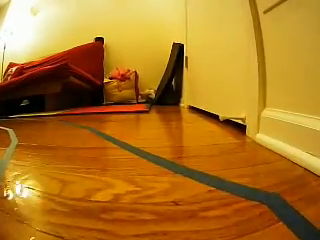
#> input picture frame 22 of test1.mp4, 320 x 240 px
$ python test_drive_v1.py
#> lines starting #> are read from the running program, lines starting #| are printed output that depends on the picture; after the words box and inside, x2 and y2 are one past the last pixel; in counts of white or black regions, pixels touching at a corner belong together
import cv2
import numpy as np
import math

def extract_edges(frame):
    # change image to hsv for masking
    hsv = cv2.cvtColor(frame, cv2.COLOR_BGR2HSV)

    # get only the blue pixels
    lower_blue = np.array([60, 40, 40])
    upper_blue = np.array([150, 255, 255])
    mask = cv2.inRange(hsv, lower_blue, upper_blue)

    # extract edges from lines
    edges = cv2.Canny(mask, 200, 400)    # change to contour detection later

    return edges

def crop_image(edges):
    height, width = edges.shape
    mask = np.zeros_like(edges)

    # only focus bottom half of the screen
    polygon = np.array([[
        (0, height * 1 / 2),
        (width, height * 1 / 2),
        (width, height),
        (0, height),
    ]], np.int32)

    # wtf is this???
    cv2.fillPoly(mask, polygon, 255)
    cropped_edges = cv2.bitwise_and(edges, mask)
    return cropped_edges


def detect_line_segments(cropped_edges):
    # tuning min_threshold, minLineLength, maxLineGap is a trial and error process by hand
    rho = 1  # distance precision in pixel, i.e. 1 pixel
    angle = np.pi / 180  # angular precision in radian, i.e. 1 degree
    min_threshold = 10  # minimal of votes

    line_segments = cv2.HoughLinesP(cropped_edges, rho, angle, min_threshold, np.array([]), minLineLength=8, maxLineGap=4)
    try:
        len(line_segments)
        print("yes")
        return line_segments
    except:
        return []


def calculate_slope_intercept(frame, line_segments):
    height, width, ch = frame.shape
    lane_lines = []

    left_line = []
    right_line = []

    # bound is 2/3
    bound = 1/3
    left_bound = width * (1 - bound)
    right_bound = width * bound

    for line in line_segments:
        # points that make up the line segments
        x1, y1, x2, y2 = line[0]

        # skip vertical line
        if x1 == x2:
            print("Vertical Line")
            continue

        fit = np.polyfit((x1, x2), (y1, y2), 1)
        slope = fit[0]
        intercept = fit[1]

        # check if left line is within bounds
        if slope < 0:
            if x1 < left_bound and x2 < left_bound:
                left_line.append((slope, intercept))
        # check if right line is within bounds
        else:
            if x1 > right_bound and x2 > right_bound:
                right_line.append((slope, intercept))

    left_avg = np.average(left_line, axis=0)
    right_avg = np.average(right_line, axis=0)

    if len(left_line) > 0:
        lane_lines.append(get_end_points(frame, left_avg))

    if len(right_line) > 0:
        lane_lines.append(get_end_points(frame, right_avg))

    return lane_lines

# helper function for slope intercept
def get_end_points(frame, line_fit):
    height, width, _ = frame.shape
    slope, intercept = line_fit
    y1 = height  # bottom of the frame
    y2 = int(y1 * 1 / 2)  # make points from middle of the frame down

    # bound the coordinates within the frame
    x1 = max(-width, min(2 * width, int((y1 - intercept) / slope)))
    x2 = max(-width, min(2 * width, int((y2 - intercept) / slope)))
    return [[x1, y1, x2, y2]]

def detect_lane(frame):
    edges = extract_edges(frame)
    cropped_edges = crop_image(edges)
    line_segments = detect_line_segments(cropped_edges)

    if len(line_segments) == 0:
        print("no lane lines")
        return []

    detected_lane = calculate_slope_intercept(frame, line_segments)
    return detected_lane


def get_steering_angle(height, width, lane_lines):
    # two lane lines
    # print(lane_lines.shape)
    # print(lane_lines[1][0], lane_lines[0][0])

    if len(lane_lines) == 2:
        print("two lines detected")
        _, _, left_x2, _ = lane_lines[0][0]
        _, _, right_x2, _ = lane_lines[1][0]
        mid = int(width / 2)
        x_offset = (left_x2 + right_x2) / 2 - mid
        y_offset = int(height / 2)

    # one lane line
    elif len(lane_lines) == 1:
        print("one line detected")
        x1, _, x2, _ = lane_lines[0][0]
        x_offset = x2 - x1
        y_offset = int(height / 2)

    angle_to_mid_radian = math.atan(x_offset / y_offset)  # angle (in radian) to center vertical line
    angle_to_mid_deg = int(angle_to_mid_radian * 180.0 / math.pi)  # angle (in degrees) to center vertical line
    steering_angle = angle_to_mid_deg + 90  # this is the steering angle needed by picar front wheel

    print(steering_angle)


def display_steering(frame, lane_lines, steering_angle):
    thicc = 9
    color = (0, 255, 0)

    line_1 = lane_lines[0][0]
    start_line_1 = (line_1[0], line_1[1])
    end_line_1 = (line_1[2], line_1[3])

    if len(lane_lines) == 2:
        line_2 = lane_lines[1][0]
        start_line_2 = (line_2[0], line_2[1])
        end_line_2 = (line_2[2], line_2[3])

        image = cv2.line(frame, start_line_1, end_line_1, color, thicc)
        cv2.line(image, start_line_2, end_line_2, color, thicc)
    else:
        # one line detected
        cv2.line(frame, start_line_1, end_line_1, color, thicc)


cap = cv2.VideoCapture('../images/test1.mp4')
frame_counter = 0

while(cap.isOpened()):
    ret, frame = cap.read()
#> frame is the input picture: shape (240, 320, 3); mean B, G, R 34.5, 118.3, 175.1
    height, width, ch = frame.shape
#> height = 240; width = 320; ch = 3

    lane_lines = detect_lane(frame)
#> in extract_edges, `hsv = cv2.cvtColor(frame, cv2.COLOR_BGR2HSV)`: hsv: shape (240, 320, 3); mean H, S, V 18.9, 211.4, 175.2
#> in extract_edges, `mask = cv2.inRange(hsv, lower_blue, upper_blue)`:
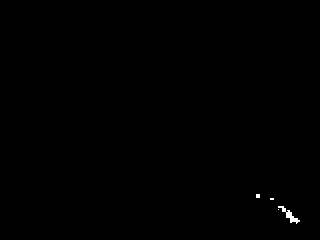
#> mask: shape (240, 320); 0.18% white; 4 white regions (3 under 20 px), largest, box (x1, y1, x2, y2) and area: (278, 206, 300, 224) 114
#> in extract_edges, `edges = cv2.Canny(mask, 200, 400)`:
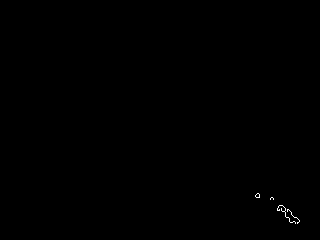
#> edges: shape (240, 320); 0.11% white in thin lines or dots, all inside (x1, y1, x2, y2) = (255, 193, 300, 224)
#> in crop_image, `cv2.fillPoly(mask, polygon, 255)`:
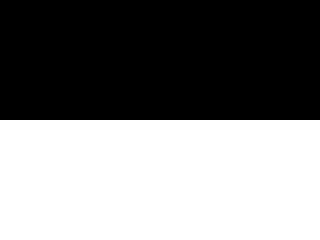
#> mask: shape (240, 320); 50% white; 1 white region, box (x1, y1, x2, y2) and area: (0, 120, 320, 240) 38400
#> in detect_line_segments, `line_segments = cv2.HoughLinesP(cropped_edges, rho, angle, min_thresho..`: line_segments = [[278, 206, 290, 222], [280, 205, 299, 220], [285, 214, 291, 222], [279, 205, 288, 209], [282, 205, 291, 212]]
#> the loop in calculate_slope_intercept, `for line in line_segments:` made 5 passes
#> (x1, y1, x2, y2, slope, intercept) on passes 1 to 5: (278, 206, 290, 222, 1.33, -164.7), (280, 205, 299, 220, 0.789, -16.05), (285, 214, 291, 222, 1.33, -166), (279, 205, 288, 209, 0.444, 81), (282, 205, 291, 212, 0.778, -14.33)
#> after the loop in calculate_slope_intercept, `for line in line_segments:`: left_line = []; right_line = [(1.33, -164.7), (0.789, -16.05), (1.33, -166), (0.444, 81), (0.778, -14.33)]
#> in calculate_slope_intercept, `left_avg = np.average(left_line, axis=0)`: left_avg = nan
#> in calculate_slope_intercept, `right_avg = np.average(right_line, axis=0)`: right_avg = [0.936, -56.01]
#> in get_end_points, `slope, intercept = line_fit`: slope = 0.936; intercept = -56.01
#> in get_end_points, `x1 = max(-width, min(2 * width, int((y1 - intercept) / slope)))`: x1 = 316
#> in get_end_points, `x2 = max(-width, min(2 * width, int((y2 - intercept) / slope)))`: x2 = 188
#> in detect_lane, `detected_lane = calculate_slope_intercept(frame, line_segments)`: detected_lane = [[[316, 240, 188, 120]]]
#> lane_lines = [[[316, 240, 188, 120]]]

    frame_counter += 1
    print("DEBUG", frame_counter)

    if len(lane_lines) > 0:
        steering_angle = get_steering_angle(height, width, lane_lines)
#> in get_steering_angle, `x1, _, x2, _ = lane_lines[0][0]`: x1 = 316; x2 = 188
#> in get_steering_angle, `x_offset = x2 - x1`: x_offset = -128
#> in get_steering_angle, `angle_to_mid_radian = math.atan(x_offset / y_offset)`: angle_to_mid_radian = -0.818
#> in get_steering_angle, `angle_to_mid_deg = int(angle_to_mid_radian * 180.0 / math.pi)`: angle_to_mid_deg = -46
#> in get_steering_angle, `steering_angle = angle_to_mid_deg + 90`: steering_angle = 44
#| 44
        display_steering(frame, lane_lines, steering_angle)
#> in display_steering, `line_1 = lane_lines[0][0]`: line_1 = [316, 240, 188, 120]
#> in display_steering, `start_line_1 = (line_1[0], line_1[1])`: start_line_1 = (316, 240)
#> in display_steering, `end_line_1 = (line_1[2], line_1[3])`: end_line_1 = (188, 120)
#> in display_steering, `cv2.line(frame, start_line_1, end_line_1, color, thicc)`:
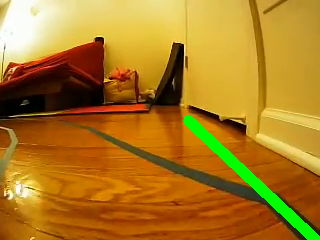
#> frame: shape (240, 320, 3); 2.58% of pixels changed, all inside (x1, y1, x2, y2) = (183, 115, 320, 240)

    if ret == True:
        cv2.imshow('Vincent is hot', frame)

        if cv2.waitKey(1) == ord('q'):
#> (key q is pressed here)
            break

    else:
        break

cap.release()
cv2.destroyAllWindows()

# [10 lines of commented-out code are left out]

$ run again, starting later in the video
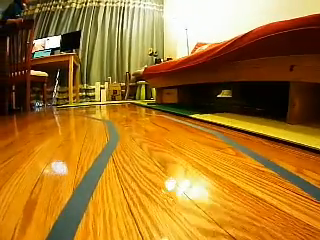
#> input picture frame 99 of test1.mp4, 320 x 240 px
#> frame is the input picture: shape (240, 320, 3); mean B, G, R 41.8, 116.6, 166.3
#> hsv: shape (240, 320, 3); mean H, S, V 20.3, 200.4, 166.9
#> in extract_edges, `mask = cv2.inRange(hsv, lower_blue, upper_blue)`:
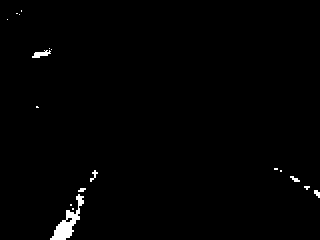
#> mask: shape (240, 320); 1% white; 18 white regions (12 under 20 px), largest, box (x1, y1, x2, y2) and area: (50, 194, 84, 240) 510, (32, 50, 51, 58) 84, (90, 170, 98, 182) 36, (290, 176, 300, 182) 32, (314, 190, 320, 198) 32, (78, 188, 86, 192) 24
#> edges: shape (240, 320); 0.37% white in thin lines or dots
#> cropped_edges: shape (240, 320); 0.27% white in thin lines or dots, all inside (x1, y1, x2, y2) = (49, 167, 320, 240)
#> in detect_line_segments, `line_segments = cv2.HoughLinesP(cropped_edges, rho, angle, min_thresho..`: line_segments = [[75, 198, 82, 187], [49, 239, 59, 223], [70, 220, 77, 208], [68, 221, 73, 212], [79, 211, 83, 200], [72, 229, 79, 212]]
#> the loop in calculate_slope_intercept, `for line in line_segments:` made 6 passes
#> (x1, y1, x2, y2, slope, intercept) on passes 1 to 6: (75, 198, 82, 187, -1.57, 315.9), (49, 239, 59, 223, -1.6, 317.4), (70, 220, 77, 208, -1.71, 340), (68, 221, 73, 212, -1.8, 343.4), (79, 211, 83, 200, -2.75, 428.3), (72, 229, 79, 212, -2.43, 403.9)
#> after the loop in calculate_slope_intercept, `for line in line_segments:`: left_line = [(-1.57, 315.9), (-1.6, 317.4), (-1.71, 340), (-1.8, 343.4), (-2.75, 428.3), (-2.43, 403.9)]; right_line = []
#> left_avg = [-1.98, 358.1]
#> right_avg = nan
#> in get_end_points, `slope, intercept = line_fit`: slope = -1.98; intercept = 358.1
#> in get_end_points, `x1 = max(-width, min(2 * width, int((y1 - intercept) / slope)))`: x1 = 59
#> in get_end_points, `x2 = max(-width, min(2 * width, int((y2 - intercept) / slope)))`: x2 = 120
#> detected_lane = [[[59, 240, 120, 120]]]
#> in get_steering_angle, `x1, _, x2, _ = lane_lines[0][0]`: x1 = 59; x2 = 120
#> x_offset = 61
#> angle_to_mid_radian = 0.47
#> angle_to_mid_deg = 26
#> steering_angle = 116
#| 116
#> line_1 = [59, 240, 120, 120]
#> start_line_1 = (59, 240)
#> end_line_1 = (120, 120)
#> in display_steering, `cv2.line(frame, start_line_1, end_line_1, color, thicc)`:
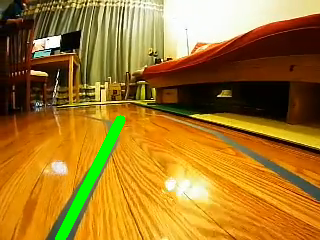
#> frame: shape (240, 320, 3); 1.91% of pixels changed, all inside (x1, y1, x2, y2) = (55, 115, 126, 240)

$ run again, starting later in the video
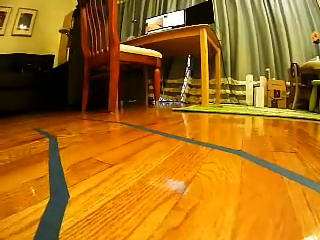
#> input picture frame 177 of test1.mp4, 320 x 240 px
#> frame is the input picture: shape (240, 320, 3); mean B, G, R 24.5, 109.4, 165.9
#> hsv: shape (240, 320, 3); mean H, S, V 19.8, 216.9, 166.3
#> in extract_edges, `mask = cv2.inRange(hsv, lower_blue, upper_blue)`:
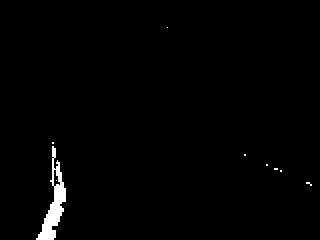
#> mask: shape (240, 320); 1.3% white; 9 white regions (8 under 20 px), largest, box (x1, y1, x2, y2) and area: (36, 146, 66, 240) 946
#> edges: shape (240, 320); 0.32% white in thin lines or dots, all inside (x1, y1, x2, y2) = (35, 26, 312, 240)
#> cropped_edges: shape (240, 320); 0.3% white in thin lines or dots, all inside (x1, y1, x2, y2) = (35, 146, 312, 240)
#> in detect_line_segments, `line_segments = cv2.HoughLinesP(cropped_edges, rho, angle, min_thresho..`: line_segments = [[51, 184, 51, 147], [53, 201, 53, 187], [63, 182, 65, 190], [58, 160, 63, 186], [55, 157, 55, 148], [55, 237, 55, 225], [41, 228, 44, 218], [57, 225, 63, 208], [45, 217, 51, 203], [56, 184, 56, 175]]
#> the loop in calculate_slope_intercept, `for line in line_segments:` made 10 passes
#> (printed output is left out)
#> after the loop in calculate_slope_intercept, `for line in line_segments:`: left_line = [(-3.33, 364.7), (-2.83, 386.5), (-2.33, 322)]; right_line = []
#> left_avg = [-2.83, 357.7]
#> right_avg = nan
#> in get_end_points, `slope, intercept = line_fit`: slope = -2.83; intercept = 357.7
#> in get_end_points, `x1 = max(-width, min(2 * width, int((y1 - intercept) / slope)))`: x1 = 41
#> in get_end_points, `x2 = max(-width, min(2 * width, int((y2 - intercept) / slope)))`: x2 = 83
#> detected_lane = [[[41, 240, 83, 120]]]
#> in get_steering_angle, `x1, _, x2, _ = lane_lines[0][0]`: x1 = 41; x2 = 83
#> x_offset = 42
#> angle_to_mid_radian = 0.337
#> angle_to_mid_deg = 19
#> steering_angle = 109
#| 109
#> line_1 = [41, 240, 83, 120]
#> start_line_1 = (41, 240)
#> end_line_1 = (83, 120)
#> in display_steering, `cv2.line(frame, start_line_1, end_line_1, color, thicc)`:
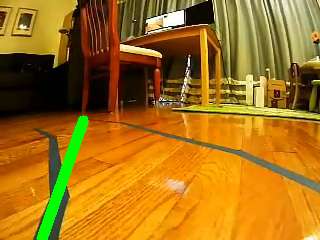
#> frame: shape (240, 320, 3); 1.9% of pixels changed, all inside (x1, y1, x2, y2) = (36, 115, 89, 240)
